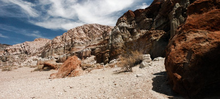
%> input picture data/canyon.png, 220 x 99 px, shrunk from 775 x 348 before the run
$ octave myMainScript.m   (GNU Octave 9; MATLAB toolbox functions it lacks are replaced by stand-ins)
%> lines starting %> are read from the running program, lines starting %| are printed output that depends on the picture
### code/myLinearContrastStretching.m
function  myLinearContrastStretching()
%UNTITLED2 Summary of this function goes here
%   Detailed explanation goes here
f = imread('data\canyon.png');
%> f is the input picture: size 99x220x3 uint8; mean R, G, B 121.8, 109.4, 101.3
f1 = im2double(f); % Cast to double.
channelCount = size(f1 ,3);
%> channelCount = 3
%f3 = zeros(size(f1,1) ,size(f1, 2), size(f1, 3));
for i = 1:channelCount
    fmatrix = f1(:,:,i);
    min1 = min(min(fmatrix));
    max1 = max(max(fmatrix));
    f2 = round( ((fmatrix - min1)*255)/(max1- min1));
    f3(:,:,i) = uint8(255 * mat2gray(f2));
end
%> this loop made 3 passes
%> max1 on passes 1 to 3: 0.984, 0.988, 0.984
%> pass 1, in myLinearContrastStretching, `fmatrix = f1(:,:,i);`:
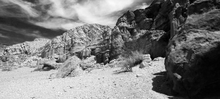
%> fmatrix: size 99x220 double; min 0, max 0.984, mean 0.478
%> pass 2, in myLinearContrastStretching, `fmatrix = f1(:,:,i);`:
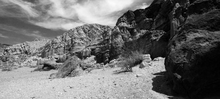
%> fmatrix: size 99x220 double; min 0, max 0.988, mean 0.429
% [7 lines of commented-out code are left out]


myNumOfColors = 200;
myColorScale = [[0:1/(myNumOfColors - 1):1]',[0:1/(myNumOfColors - 1):1]' , [0:1/(myNumOfColors - 1):1]' ];

for i=1:channelCount
    subplot(channelCount,2,(2*i) -1);
    imagesc (f(:, :, i)); % phantom is a popular test image
    if (channelCount == 1)
        title('Original');
    elseif (i == 1)
        title('Original R');
    elseif (i == 2)
        title('Original G');
    else
        title('Original B');
    end
    colormap (myColorScale);
    colormap (jet);
    daspect ([1 1 1]);
    axis tight;
    colorbar
    subplot(channelCount,2,2*i);
    imagesc (f3(:,:,i)); % phantom is a popular test image
    if (channelCount == 1)
        title('Contrast-streched');
    elseif (i == 1)
        title('Contrast-streched R');
    elseif (i == 2)
        title('Contrast-streched G');
    else
        title('Contrast-streched B');
    end
    colormap (myColorScale);
    colormap (jet);
    daspect ([1 1 1]);
    axis tight;
    colorbar
end

set(gcf,'Position',get(0,'ScreenSize'));%maximize figure
imwrite(f3,'images\canyon_LinearContrastStretching.png')
end

### code/myHE.m
function myHE()
%UNTITLED3 Summary of this function goes here
%   Detailed explanation goes here
image1 = imread('data\canyon.png');	% given image read into matrix image
channelCount = size(image1 ,3);
for l = 1:channelCount
    image = image1(:,:,l);
    frequency = zeros(256, 1);		% frequency  for each value
    probability = zeros(256 ,1);	% probability of each value
    cdf = zeros(256 ,1);			% cdf
    cumFreq = zeros(256,1);
    hmImage = uint8(zeros (size(image ,1),size(image ,2))); 	% intializatiing histogram equalized image

    numPixels = size(image ,1)* size(image , 2);

    rowCount = size(image ,1);
    columnCount = size(image ,2);

    % probability calculation for each value

    for i = 1:rowCount
        for j = 1:columnCount
            v = image(i,j);
            frequency(v + 1) = frequency ( v + 1) + 1;
            probability(v + 1) = probability ( v + 1) + 1/numPixels;
        end
    end

    % cum probability at start
    sum = 0;
    % cumulative distribution of probability calculation
    % cdfStep to get
    for i = 1: 256
        sum = sum + frequency(i);
        cumFreq(i) = sum ;
        cdf(i) = cumFreq(i) /numPixels ;
        cdfStep(i) = round(cdf(i) *255);
    end

    % map
    for i = 1:rowCount
        for j = 1:columnCount
            hmImage(i,j) = cdfStep(image(i,j) +1);
        end
    end

    hmImage1(:, :, l) = hmImage;
end
%> this loop made 3 passes
%> pass 3, in myHE, `image = image1(:,:,l);`:
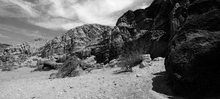
%> image: size 99x220 uint8; min 0, max 251, mean 101.3
%> after the loop:
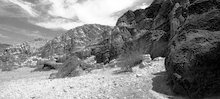
%> hmImage: size 99x220 uint8; min 2, max 255, mean 128.3
%> after the loop:
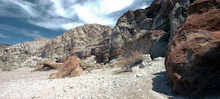
%> hmImage1: size 99x220x3 uint8; mean R, G, B 128.1, 128.2, 128.3
%> after the loop, cdf = 256 values from 0.00597 to 1; cdfStep = 256 values from 2 to 255; cumFreq = 256 values from 130 to 21780; frequency = 256 values, max 446 at index 5, min 0 at index 253, mean 85.08; probability = 256 values, max 0.0205 at index 5, min 0 at index 253, mean 0.00391


for i=1:channelCount
    subplot(channelCount,2,(2*i) -1);
    imshow (image1(:, :, i)); % phantom is a popular test image
    if (channelCount == 1)
        title('Original');
    elseif (i == 1)
        title('Original R');
    elseif (i == 2)
        title('Original G');
    else
        title('Original B');
    end
    daspect ([1 1 1]);
    axis tight;

    subplot(channelCount,2,2*i);
    imagesc (hmImage1(:,:,i)); % phantom is a popular test image
    if (channelCount == 1)
        title('Histogram Equalised');
    elseif (i == 1)
        title('Histogram Equalised R');
    elseif (i == 2)
        title('Histogram Equalised G');
    else
        title('Histogram Equalised B');
    end
    daspect ([1 1 1]);
    axis tight;
end

set(gcf,'Position',get(0,'ScreenSize'));%maximize figure
imwrite(hmImage1,'images\canyon_HE.png')
% [22 lines of commented-out code are left out]
end

### code/myAHE.m
function myAHE(n)


%-------------------------------------------------------------------------%

% Setup.
I1 = imread('data\canyon.png');	% given image read into matrix image
channelCount = size(I1 ,3);
for l = 1:channelCount
    I = I1(:,:,l);
    r = floor((n - 1)/2);
    minI = min(min(I));
    maxI = max(max(I));
    step = (maxI - minI) / (256 - 1);

    H = zeros(256,1);

    [height width] = size(I);
    out = zeros(height, width);
    area = 0;

    for j=1:height
        % Find height of addition/subtraction boxes.
        lowj = max(1, j - r);
        highj = min(height, j + r);

        % Iterate over width.  Extra padding dependent on window size.
        for i=(-r+1):(width+r+1)
            % Find the line that is no longer part of our window.
            subi = i - r - 1;

            % Add new line to window.
            addi = i + r;

            % Remove pixels on the left edge.
            if ( subi >= 1 )
                % Create histogram, don't scale.
                for jj = lowj:highj
                    idx = floor(I(jj, subi) / step) + 1;
                    H(idx) = H(idx) - 1;
                end
                % Modify histogram size (for later scaling).
                area = area - (highj - lowj + 1);
            end

            % Add pixels on the right edge.
            if ( addi <= width )
                % Create histogram, don't scale.
                for jj = lowj:highj
                    idx = floor(I(jj, addi) / step) + 1;
                    H(idx) = H(idx) + 1;
                end
                % Modify histogram size (for later scaling).
                area = area + (highj - lowj + 1);
            end

            if ( i >= 1 && i <= width )
                % Update pixel value.

                idx = floor(I(j, i) / step) + 1;
                val = 0;

                % Determine CDF value on the fly from PDF.
                for k=1:(idx-1)
                    val = val + H(k);
                end

                % Convert to true CDF value.
                val = (val / area) * (256 - 1);

                out(j, i) = val;
            end
        end

    end
    out1(:,:,l) = out;
end
% Scale to viewable range.
out1 = out1 / 256 ;

%-------------------------------------------------------------------------%

for i=1:channelCount
    subplot(channelCount,2,(2*i) -1);
    imshow (I1(:, :, i)); % phantom is a popular test image
    if (channelCount == 1)
        title('Original');
    elseif (i == 1)
        title('Original R');
    elseif (i == 2)
        title('Original G');
    else
        title('Original B');
    end
    daspect ([1 1 1]);
    axis tight;

    subplot(channelCount,2,2*i);
    imagesc (out1(:,:,i)); % phantom is a popular test image
    if (channelCount == 1)
        title('Adaptive Histogram Equalised');
    elseif (i == 1)
        title('Adaptive Histogram Equalised R');
    elseif (i == 2)
        title('Adaptive Histogram Equalised G');
    else
        title('Adaptive Histogram Equalised B');
    end
    daspect ([1 1 1]);
    axis tight;
end

set(gcf,'Position',get(0,'ScreenSize'));%maximize figure
imwrite(out1,'images\canyon_AHE_125.png')
% [30 lines of commented-out code are left out]
end

### code/myMainScript.m
%% Question 2

%% Demo of Linear Contrast Stretching
tic;
%     outputImage = round( ((inputImage - min1)*255)/(max1- min1));
myLinearContrastStretching;
toc;
%% Demo of Histogram Equalisation (HE)
tic;
myHE;
toc;
%% Demo of AHE
tic;
%> (the run ends here)
